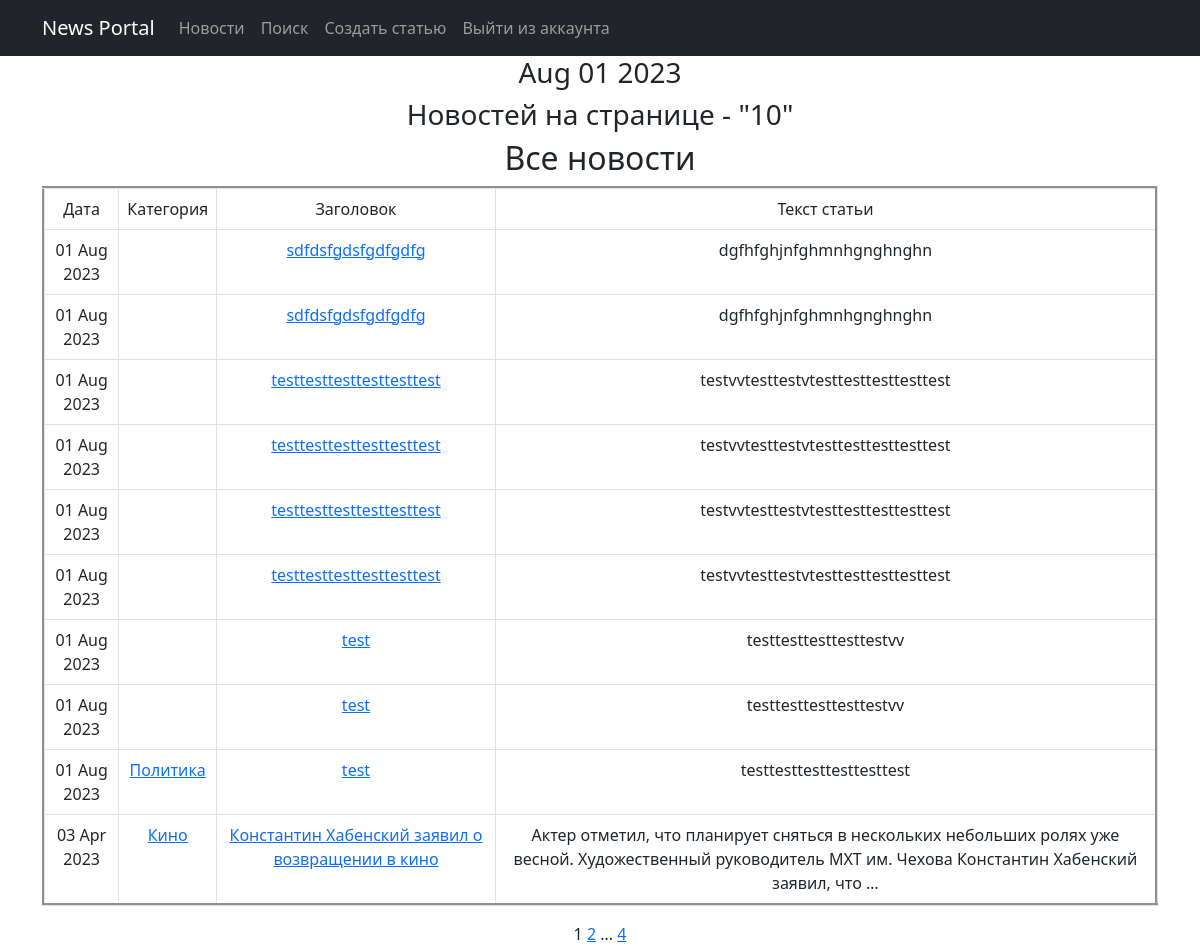
The page /news/ on the database as committed earlier.
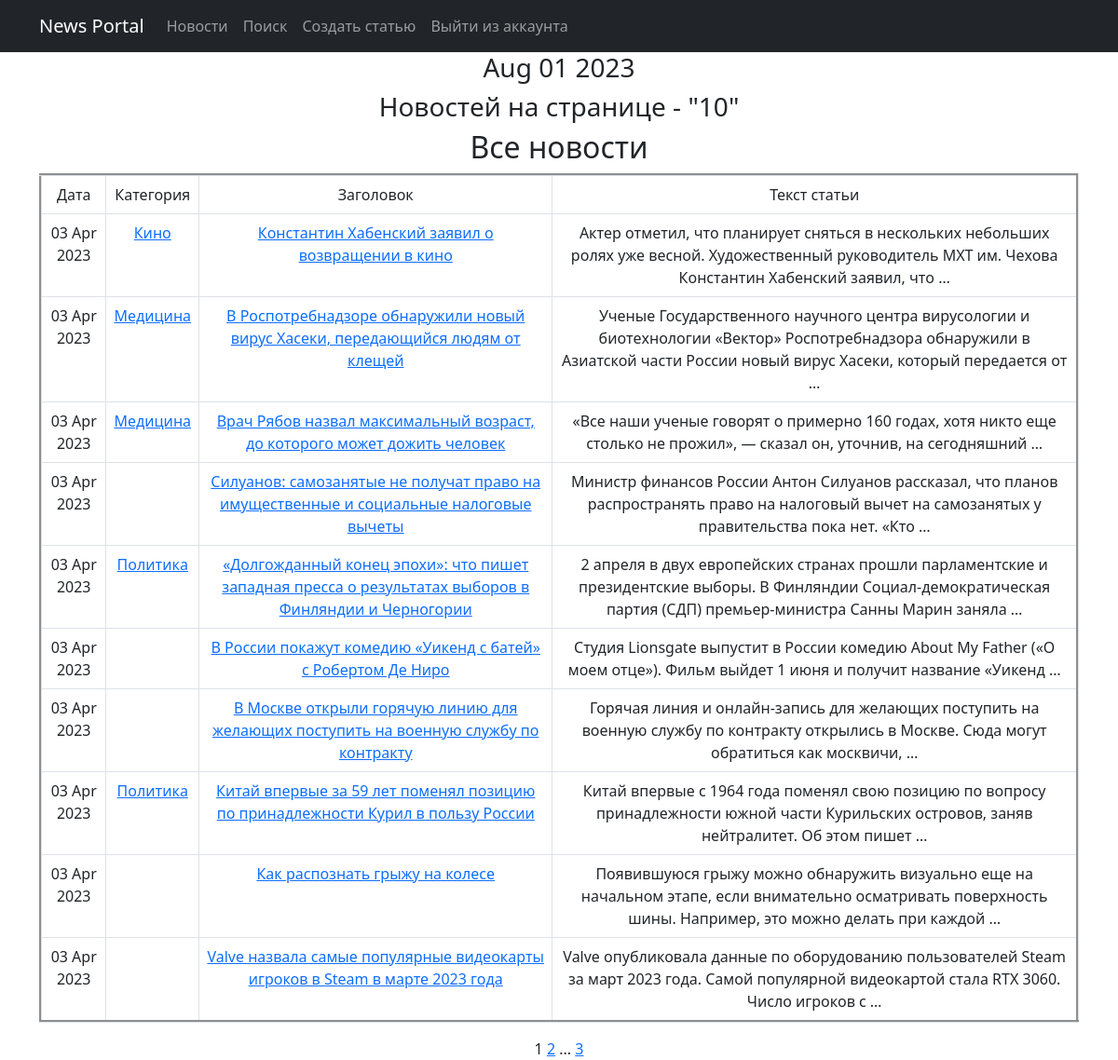
The same page on the database as committed later.
### news/models.py (models this page shows, shortened)
class Post(models.Model):
    article = 'AR'
    news = 'NE'
    TYPES = [(article, 'Статья'),
             (news, 'Новость')
             ]
    title = models.CharField(max_length=255)
    text = models.TextField()
    time_created = models.DateTimeField(auto_now_add=True)
    type = models.CharField(max_length=2,
                            choices=TYPES,
                            default=news)
    post_rating = models.FloatField(default=0.0)
    post_author = models.ForeignKey(Author, on_delete=models.CASCADE)
    category = models.ManyToManyField(Category, through='PostCategory')
    def get_absolute_url(self):
        return f'/news/{self.id}'

class Category(models.Model):
    category_name = models.CharField(max_length=255,
                                     unique=True)
    subscribers = models.ManyToManyField(User, related_name='categories', blank=True)
    def __str__(self):
        return self.category_name

### news/views.py (the view)
# urls.py: path('', NewsList.as_view(), name='news_list'),
class NewsList(ListView):
    model = Post
    ordering = '-time_created'
    template_name = 'news.html'
    context_object_name = 'news'
    paginate_by = 10
    def get_queryset(self):
        queryset = super().get_queryset()
        self.filterset = PostFilter(self.request.GET, queryset)
        return self.filterset.qs
    def get_context_data(self, **kwargs):
        context = super().get_context_data(**kwargs)
        context['filterset'] = self.filterset
        return context

### news/templatetags/custom_filters.py (called while the page is built)
@register.filter()
def censor(value):
    bad_words = ('редиска!', 'дурак', 'тупица', 'блин', 'оладушек', 'пипец')
    if not isinstance(value, str):
        raise TypeError(f"unresolved type '{type(value)}' expected  type 'str'")
    for i in value.split():
        if i.lower() in bad_words:
            value = value.replace(i, f"{i[0]}{'*' * (len(i) - 2)}{i[-1]}")
    return value

### news/templatetags/custom_tags.py (called while the page is built)
@register.simple_tag(takes_context=True)
def url_replace(context, **kwargs):
   d = context['request'].GET.copy()
   for k, v in kwargs.items():
       d[k] = v
   return d.urlencode()

@register.simple_tag()
def current_time(format_string='%b %d %Y'):
   return datetime.utcnow().strftime(format_string)

### templates/news.html (shortened to what this page needs)
{% extends 'flatpages/default.html' %}
{% load custom_tags %}
{% load custom_filters %}
{% block content %}
<h3>{% current_time '%b %d %Y' %}</h3>
<h3>Новостей на странице - "{{ news|length }}" </h3>
   <h2>Все новости</h2>
   {% if news %}
       <table class="table table-bordered" cellspacing="2" cellpadding="3" border="3" width="50%">
           <tr>
               <td>
                   Дата
               </td>
               <td>
                   Категория
               </td>
               <td>
                   Заголовок
               </td>
               <td>
                   Текст статьи
               </td>
           </tr>
           {% for post in news %}
           <tr>
               <td>{{ post.time_created|date:'d M Y' }}</td>
               <td>
                   {% for category in post.category.all %}
                   <a href="{% url 'category_list' category.id %}">{{ category }}
                       </a>
                   {% endfor %}
               </td>
               <td>
                   <a href="{{ post.get_absolute_url }}"> {{ post.title|censor }} </a> </td>
               <td>{{ post.text|truncatewords:20|censor }}</td>
           </tr>
           {% endfor %}
       </table>
   {% else %}
       <h2>Новостей нет!</h2>
   {% endif %}
   {{ page_obj.number }}
   {% if page_obj.has_next %}
       <a href="?{% url_replace page=page_obj.next_page_number %}">{{ page_obj.next_page_number }}</a>
       {% if paginator.num_pages != page_obj.next_page_number %}
           ...
           <a href="?{% url_replace page=page_obj.paginator.num_pages %}">{{ page_obj.paginator.num_pages }}</a>
       {% endif %}
   {% endif %}
{% endblock content %}

Rows that differ between the two databases and show on the page:
removed Post: time_created "01 Aug 2023", title|censor "sdfdsfgdsfgdfgdfg", text|censor "dgfhfghjnfghmnhgnghnghn"
removed Post: time_created "01 Aug 2023", title|censor "sdfdsfgdsfgdfgdfg", text|censor "dgfhfghjnfghmnhgnghnghn"
removed Post: time_created "01 Aug 2023", title|censor "testtesttesttesttesttest", text|censor "testvvtesttestvtesttesttesttesttest"
removed Post: time_created "01 Aug 2023", title|censor "testtesttesttesttesttest", text|censor "testvvtesttestvtesttesttesttesttest"
removed Post: time_created "01 Aug 2023", title|censor "testtesttesttesttesttest", text|censor "testvvtesttestvtesttesttesttesttest"
removed Post: time_created "01 Aug 2023", title|censor "testtesttesttesttesttest", text|censor "testvvtesttestvtesttesttesttesttest"
removed Post: time_created "01 Aug 2023", title|censor "test", text|censor "testtesttesttesttestvv"
removed Post: time_created "01 Aug 2023", title|censor "test", text|censor "testtesttesttesttestvv"
removed Post: time_created "01 Aug 2023", title|censor "test", text|censor "testtesttesttesttesttest", Category (category_name "Политика")
now on this page (row unchanged): Post: time_created "03 Apr 2023", title|censor "В Роспотребнадзоре обнаружили новый вирус Хасеки, передающийся людям от клещей", text|censor "Ученые Государственного научного центра вирусологии и биотехнологии «Вектор» Роспотребнадзора обнаружили в Азиатской части России новый вирус Хасеки, который передается от …"
now on this page (row unchanged): Category: category_name "Медицина"
now on this page (row unchanged): Post: time_created "03 Apr 2023", title|censor "Врач Рябов назвал максимальный возраст, до которого может дожить человек", text|censor "«Все наши ученые говорят о примерно 160 годах, хотя никто еще столько не прожил», — сказал он, уточнив, на сегодняшний …"
now on this page (row unchanged): Post: time_created "03 Apr 2023", title|censor "Силуанов: самозанятые не получат право на имущественные и социальные налоговые вычеты", text|censor "Министр финансов России Антон Силуанов рассказал, что планов распространять право на налоговый вычет на самозанятых у правительства пока нет. «Кто …"
now on this page (row unchanged): Post: time_created "03 Apr 2023", title|censor "«Долгожданный конец эпохи»: что пишет западная пресса о результатах выборов в Финляндии и Черногории", text|censor "2 апреля в двух европейских странах прошли парламентские и президентские выборы. В Финляндии Социал-демократическая партия (СДП) премьер-министра Санны Марин заняла …", Category (category_name "Политика")
now on this page (row unchanged): Post: time_created "03 Apr 2023", title|censor "В России покажут комедию «Уикенд с батей» с Робертом Де Ниро", text|censor "Студия Lionsgate выпустит в России комедию About My Father («О моем отце»). Фильм выйдет 1 июня и получит название «Уикенд …"
now on this page (row unchanged): Post: time_created "03 Apr 2023", title|censor "В Москве открыли горячую линию для желающих поступить на военную службу по контракту", text|censor "Горячая линия и онлайн-запись для желающих поступить на военную службу по контракту открылись в Москве. Сюда могут обратиться как москвичи, …"
now on this page (row unchanged): Post: time_created "03 Apr 2023", title|censor "Китай впервые за 59 лет поменял позицию по принадлежности Курил в пользу России", text|censor "Китай впервые с 1964 года поменял свою позицию по вопросу принадлежности южной части Курильских островов, заняв нейтралитет. Об этом пишет …", Category (category_name "Политика")
now on this page (row unchanged): Post: time_created "03 Apr 2023", title|censor "Как распознать грыжу на колесе", text|censor "Появившуюся грыжу можно обнаружить визуально еще на начальном этапе, если внимательно осматривать поверхность шины. Например, это можно делать при каждой …"
now on this page (row unchanged): Post: time_created "03 Apr 2023", title|censor "Valve назвала самые популярные видеокарты игроков в Steam в марте 2023 года", text|censor "Valve опубликовала данные по оборудованию пользователей Steam за март 2023 года. Самой популярной видеокартой стала RTX 3060. Число игроков с …"
Other text that changed with them:
{{ page_obj.paginator.num_pages }}: "4" → "3"
